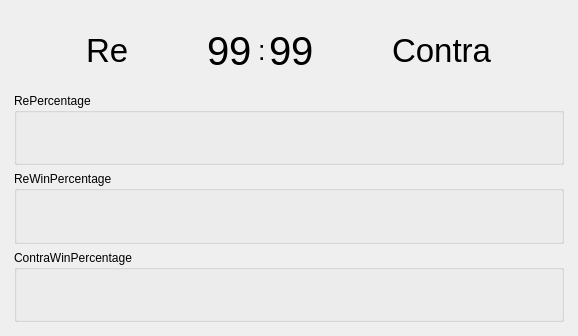
<?xml version="1.0" encoding="UTF-8"?>
<ui version="4.0">
 <class>ReContraStatsWidget</class>
 <widget class="QWidget" name="ReContraStatsWidget">
  <property name="geometry">
   <rect>
    <x>0</x>
    <y>0</y>
    <width>578</width>
    <height>336</height>
   </rect>
  </property>
  <property name="windowTitle">
   <string>Form</string>
  </property>
  <layout class="QVBoxLayout" name="verticalLayout">
   <property name="spacing">
    <number>0</number>
   </property>
   <property name="leftMargin">
    <number>5</number>
   </property>
   <property name="topMargin">
    <number>5</number>
   </property>
   <property name="rightMargin">
    <number>5</number>
   </property>
   <property name="bottomMargin">
    <number>5</number>
   </property>
   <item>
    <widget class="QScrollArea" name="scrollArea">
     <property name="frameShape">
      <enum>QFrame::NoFrame</enum>
     </property>
     <property name="widgetResizable">
      <bool>true</bool>
     </property>
     <widget class="QWidget" name="scrollAreaWidgetContents">
      <property name="geometry">
       <rect>
        <x>0</x>
        <y>0</y>
        <width>568</width>
        <height>326</height>
       </rect>
      </property>
      <property name="styleSheet">
       <string notr="true"/>
      </property>
      <layout class="QVBoxLayout" name="verticalLayout_2">
       <item>
        <layout class="QHBoxLayout" name="horizontalLayout">
         <item>
          <spacer name="horizontalSpacer_3">
           <property name="orientation">
            <enum>Qt::Horizontal</enum>
           </property>
           <property name="sizeHint" stdset="0">
            <size>
             <width>40</width>
             <height>20</height>
            </size>
           </property>
          </spacer>
         </item>
         <item>
          <widget class="QLabel" name="label_4">
           <property name="font">
            <font>
             <pointsize>25</pointsize>
            </font>
           </property>
           <property name="text">
            <string>Re</string>
           </property>
          </widget>
         </item>
         <item>
          <spacer name="horizontalSpacer">
           <property name="orientation">
            <enum>Qt::Horizontal</enum>
           </property>
           <property name="sizeHint" stdset="0">
            <size>
             <width>40</width>
             <height>20</height>
            </size>
           </property>
          </spacer>
         </item>
         <item>
          <widget class="QLabel" name="labelReWins">
           <property name="font">
            <font>
             <pointsize>30</pointsize>
            </font>
           </property>
           <property name="text">
            <string>99</string>
           </property>
          </widget>
         </item>
         <item>
          <widget class="QLabel" name="label_2">
           <property name="sizePolicy">
            <sizepolicy hsizetype="Preferred" vsizetype="Preferred">
             <horstretch>0</horstretch>
             <verstretch>0</verstretch>
            </sizepolicy>
           </property>
           <property name="maximumSize">
            <size>
             <width>5</width>
             <height>16777215</height>
            </size>
           </property>
           <property name="font">
            <font>
             <pointsize>20</pointsize>
            </font>
           </property>
           <property name="text">
            <string>:</string>
           </property>
          </widget>
         </item>
         <item>
          <widget class="QLabel" name="labelContraWins">
           <property name="font">
            <font>
             <pointsize>30</pointsize>
            </font>
           </property>
           <property name="text">
            <string>99</string>
           </property>
          </widget>
         </item>
         <item>
          <spacer name="horizontalSpacer_2">
           <property name="orientation">
            <enum>Qt::Horizontal</enum>
           </property>
           <property name="sizeHint" stdset="0">
            <size>
             <width>40</width>
             <height>20</height>
            </size>
           </property>
          </spacer>
         </item>
         <item>
          <widget class="QLabel" name="label_5">
           <property name="font">
            <font>
             <pointsize>25</pointsize>
            </font>
           </property>
           <property name="text">
            <string>Contra</string>
           </property>
          </widget>
         </item>
         <item>
          <spacer name="horizontalSpacer_4">
           <property name="orientation">
            <enum>Qt::Horizontal</enum>
           </property>
           <property name="sizeHint" stdset="0">
            <size>
             <width>40</width>
             <height>20</height>
            </size>
           </property>
          </spacer>
         </item>
        </layout>
       </item>
       <item>
        <widget class="QGroupBox" name="groupBoxRe">
         <property name="styleSheet">
          <string notr="true"/>
         </property>
         <property name="title">
          <string>RePercentage</string>
         </property>
         <zorder>groupBoxContraWins</zorder>
        </widget>
       </item>
       <item>
        <widget class="QGroupBox" name="groupBoxReWins">
         <property name="title">
          <string>ReWinPercentage</string>
         </property>
         <zorder>groupBoxContraWins</zorder>
        </widget>
       </item>
       <item>
        <widget class="QGroupBox" name="groupBoxContraWins">
         <property name="title">
          <string>ContraWinPercentage</string>
         </property>
         <zorder>groupBoxRe</zorder>
        </widget>
       </item>
      </layout>
     </widget>
    </widget>
   </item>
  </layout>
 </widget>
 <resources/>
 <connections/>
</ui>
